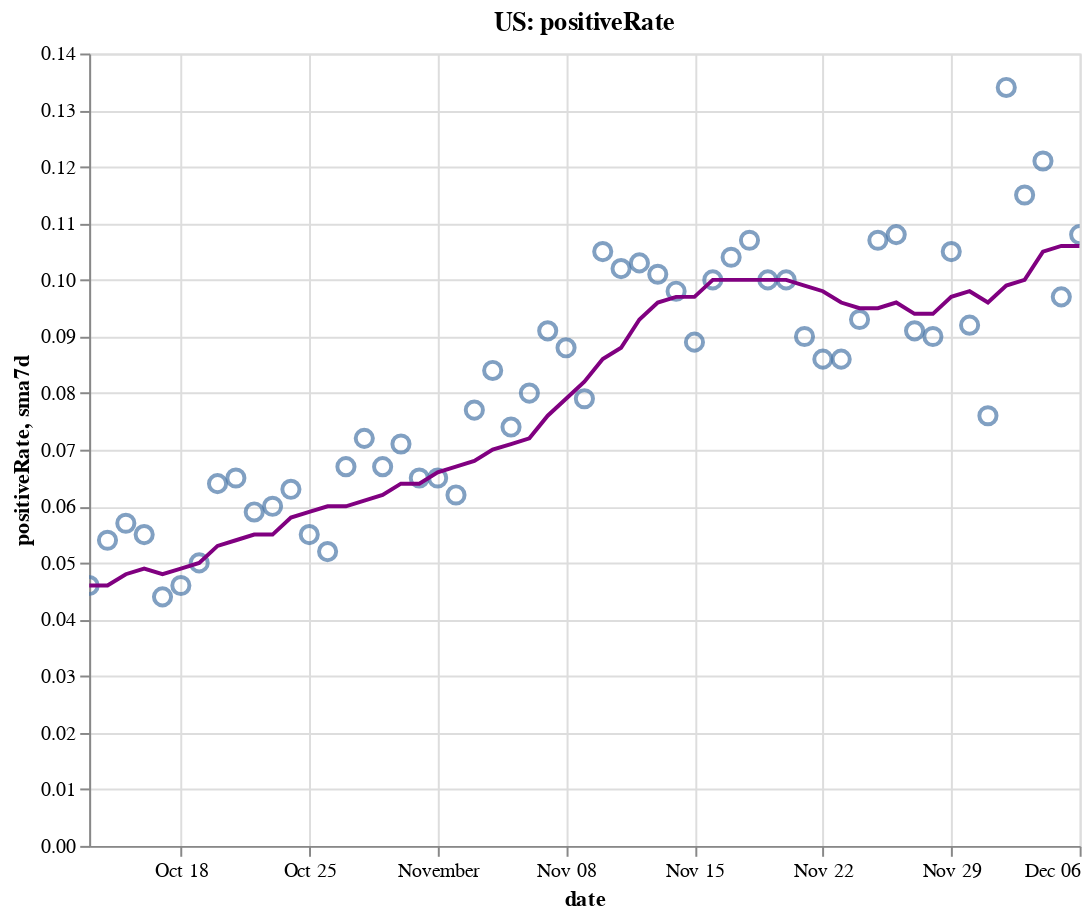

Notebook code cell kept with this figure:
### Code cell
create_plot(us, 'positiveRate')

### Figure 1 — Vega-Lite specification as saved in the notebook (floating-point values rounded to 4 significant figures)
{"config": {"view": {"continuousWidth": 400, "continuousHeight": 300}}, "layer": [{"layer": [{"mark": {"type": "point", "size": 75}, "encoding": {"tooltip": [{"type": "temporal", "field": "date"}, {"type": "quantitative", "field": "positiveRate"}, {"type": "quantitative", "field": "sma7d"}], "x": {"type": "temporal", "field": "date"}, "y": {"type": "quantitative", "field": "positiveRate"}}, "selection": {"selector004": {"type": "interval", "bind": "scales", "encodings": ["x", "y"]}}}, {"mark": {"type": "line", "color": "purple"}, "encoding": {"x": {"type": "temporal", "field": "date"}, "y": {"type": "quantitative", "field": "sma7d"}}}]}, {"mark": {"type": "rule", "color": "#aaa"}, "encoding": {"x": {"type": "temporal", "field": "date"}}, "transform": [{"filter": {"selection": "selector003"}}]}, {"mark": "circle", "encoding": {"opacity": {"condition": {"value": 1, "selection": "selector003"}, "value": 0}, "tooltip": [{"type": "temporal", "field": "date"}, {"type": "quantitative", "field": "positiveRate"}, {"type": "quantitative", "field": "sma7d"}], "x": {"type": "temporal", "field": "date"}, "y": {"type": "quantitative", "field": "positiveRate"}}, "selection": {"selector003": {"type": "single", "encodings": ["x"], "on": "mouseover", "nearest": true, "empty": "none"}}}, {"mark": {"type": "text", "align": "left", "dx": 5, "dy": -5, "stroke": "white", "strokeWidth": 2}, "encoding": {"text": {"type": "quantitative", "field": "positiveRate"}, "tooltip": [{"type": "temporal", "field": "date"}, {"type": "quantitative", "field": "positiveRate"}, {"type": "quantitative", "field": "sma7d"}], "x": {"type": "temporal", "field": "date"}, "y": {"type": "quantitative", "field": "positiveRate"}}, "transform": [{"filter": {"selection": "selector003"}}]}, {"mark": {"type": "text", "align": "left", "dx": 5, "dy": -5}, "encoding": {"text": {"type": "quantitative", "field": "positiveRate"}, "tooltip": [{"type": "temporal", "field": "date"}, {"type": "quantitative", "field": "positiveRate"}, {"type": "quantitative", "field": "sma7d"}], "x": {"type": "temporal", "field": "date"}, "y": {"type": "quantitative", "field": "positiveRate"}}, "transform": [{"filter": {"selection": "selector003"}}]}], "data": {"name": "data-190766c82b3f9bc8aca166a110e44544"}, "height": 400, "title": "US: positiveRate", "width": 500, "$schema": "https://vega.github.io/schema/vega-lite/v4.8.1.json", "datasets": {"data-190766c82b3f9bc8aca166a110e44544": [{"date": "2020-10-13T00:00:00", "totalTestResultsIncrease": 1052000.0, "positiveIncrease": 48590.0, "death": 207700.0, "deathIncrease": 698.0, "positiveRate": 0.046, "state": "US", "sma7d": 0.046}, {"date": "2020-10-14T00:00:00", "totalTestResultsIncrease": 1045000.0, "positiveIncrease": 56120.0, "death": 208500.0, "deathIncrease": 807.0, "positiveRate": 0.054, "state": "US", "sma7d": 0.046}, {"date": "2020-10-15T00:00:00", "totalTestResultsIncrease": 1109000.0, "positiveIncrease": 63390.0, "death": 209400.0, "deathIncrease": 930.0, "positiveRate": 0.057, "state": "US", "sma7d": 0.048}, {"date": "2020-10-16T00:00:00", "totalTestResultsIncrease": 1231000.0, "positiveIncrease": 68250.0, "death": 210300.0, "deathIncrease": 897.0, "positiveRate": 0.055, "state": "US", "sma7d": 0.049}, {"date": "2020-10-17T00:00:00", "totalTestResultsIncrease": 1299000.0, "positiveIncrease": 57330.0, "death": 211100.0, "deathIncrease": 773.0, "positiveRate": 0.044, "state": "US", "sma7d": 0.048}, {"date": "2020-10-18T00:00:00", "totalTestResultsIncrease": 1052000.0, "positiveIncrease": 48280.0, "death": 211500.0, "deathIncrease": 402.0, "positiveRate": 0.046, "state": "US", "sma7d": 0.049}, {"date": "2020-10-19T00:00:00", "totalTestResultsIncrease": 1135000.0, "positiveIncrease": 57110.0, "death": 212000.0, "deathIncrease": 456.0, "positiveRate": 0.05, "state": "US", "sma7d": 0.05}, {"date": "2020-10-20T00:00:00", "totalTestResultsIncrease": 952700.0, "positiveIncrease": 60550.0, "death": 212800.0, "deathIncrease": 837.0, "positiveRate": 0.064, "state": "US", "sma7d": 0.053}, {"date": "2020-10-21T00:00:00", "totalTestResultsIncrease": 941800.0, "positiveIncrease": 60960.0, "death": 213800.0, "deathIncrease": 1019.0, "positiveRate": 0.065, "state": "US", "sma7d": 0.054}, {"date": "2020-10-22T00:00:00", "totalTestResultsIncrease": 1230000.0, "positiveIncrease": 72840.0, "death": 214900.0, "deathIncrease": 1126.0, "positiveRate": 0.059, "state": "US", "sma7d": 0.055}, {"date": "2020-10-23T00:00:00", "totalTestResultsIncrease": 1383000.0, "positiveIncrease": 82330.0, "death": 215900.0, "deathIncrease": 934.0, "positiveRate": 0.06, "state": "US", "sma7d": 0.055}, {"date": "2020-10-24T00:00:00", "totalTestResultsIncrease": 1323000.0, "positiveIncrease": 83290.0, "death": 216800.0, "deathIncrease": 890.0, "positiveRate": 0.063, "state": "US", "sma7d": 0.058}, {"date": "2020-10-25T00:00:00", "totalTestResultsIncrease": 1188000.0, "positiveIncrease": 64890.0, "death": 217100.0, "deathIncrease": 382.0, "positiveRate": 0.055, "state": "US", "sma7d": 0.059}, {"date": "2020-10-26T00:00:00", "totalTestResultsIncrease": 1211000.0, "positiveIncrease": 62520.0, "death": 217500.0, "deathIncrease": 402.0, "positiveRate": 0.052, "state": "US", "sma7d": 0.06}, {"date": "2020-10-27T00:00:00", "totalTestResultsIncrease": 1071000.0, "positiveIncrease": 72080.0, "death": 218500.0, "deathIncrease": 919.0, "positiveRate": 0.067, "state": "US", "sma7d": 0.06}, {"date": "2020-10-28T00:00:00", "totalTestResultsIncrease": 1096000.0, "positiveIncrease": 78750.0, "death": 219500.0, "deathIncrease": 1044.0, "positiveRate": 0.072, "state": "US", "sma7d": 0.061}, {"date": "2020-10-29T00:00:00", "totalTestResultsIncrease": 1333000.0, "positiveIncrease": 88720.0, "death": 220500.0, "deathIncrease": 1037.0, "positiveRate": 0.067, "state": "US", "sma7d": 0.062}, {"date": "2020-10-30T00:00:00", "totalTestResultsIncrease": 1364000.0, "positiveIncrease": 97240.0, "death": 221500.0, "deathIncrease": 947.0, "positiveRate": 0.071, "state": "US", "sma7d": 0.064}, {"date": "2020-10-31T00:00:00", "totalTestResultsIncrease": 1390000.0, "positiveIncrease": 90580.0, "death": 222500.0, "deathIncrease": 963.0, "positiveRate": 0.065, "state": "US", "sma7d": 0.064}, {"date": "2020-11-01T00:00:00", "totalTestResultsIncrease": 1128000.0, "positiveIncrease": 73850.0, "death": 222900.0, "deathIncrease": 395.0, "positiveRate": 0.065, "state": "US", "sma7d": 0.066}, {"date": "2020-11-02T00:00:00", "totalTestResultsIncrease": 1327000.0, "positiveIncrease": 82050.0, "death": 223300.0, "deathIncrease": 491.0, "positiveRate": 0.062, "state": "US", "sma7d": 0.067}, {"date": "2020-11-03T00:00:00", "totalTestResultsIncrease": 1129000.0, "positiveIncrease": 86670.0, "death": 224900.0, "deathIncrease": 1514.0, "positiveRate": 0.077, "state": "US", "sma7d": 0.068}, {"date": "2020-11-04T00:00:00", "totalTestResultsIncrease": 1223000.0, "positiveIncrease": 103300.0, "death": 226000.0, "deathIncrease": 1117.0, "positiveRate": 0.084, "state": "US", "sma7d": 0.07}, {"date": "2020-11-05T00:00:00", "totalTestResultsIncrease": 1567000.0, "positiveIncrease": 116400.0, "death": 227100.0, "deathIncrease": 1146.0, "positiveRate": 0.074, "state": "US", "sma7d": 0.071}, {"date": "2020-11-06T00:00:00", "totalTestResultsIncrease": 1564000.0, "positiveIncrease": 125800.0, "death": 228300.0, "deathIncrease": 1173.0, "positiveRate": 0.08, "state": "US", "sma7d": 0.072}, {"date": "2020-11-07T00:00:00", "totalTestResultsIncrease": 1413000.0, "positiveIncrease": 129200.0, "death": 229400.0, "deathIncrease": 1119.0, "positiveRate": 0.091, "state": "US", "sma7d": 0.076}, {"date": "2020-11-08T00:00:00", "totalTestResultsIncrease": 1252000.0, "positiveIncrease": 110300.0, "death": 229900.0, "deathIncrease": 496.0, "positiveRate": 0.088, "state": "US", "sma7d": 0.079}, {"date": "2020-11-09T00:00:00", "totalTestResultsIncrease": 1516000.0, "positiveIncrease": 119400.0, "death": 230500.0, "deathIncrease": 577.0, "positiveRate": 0.079, "state": "US", "sma7d": 0.082}, {"date": "2020-11-10T00:00:00", "totalTestResultsIncrease": 1252000.0, "positiveIncrease": 131200.0, "death": 231800.0, "deathIncrease": 1360.0, "positiveRate": 0.105, "state": "US", "sma7d": 0.086}, {"date": "2020-11-11T00:00:00", "totalTestResultsIncrease": 1418000.0, "positiveIncrease": 144800.0, "death": 233400.0, "deathIncrease": 1563.0, "positiveRate": 0.102, "state": "US", "sma7d": 0.088}, {"date": "2020-11-12T00:00:00", "totalTestResultsIncrease": 1476000.0, "positiveIncrease": 152000.0, "death": 234500.0, "deathIncrease": 1119.0, "positiveRate": 0.103, "state": "US", "sma7d": 0.093}, {"date": "2020-11-13T00:00:00", "totalTestResultsIncrease": 1698000.0, "positiveIncrease": 172100.0, "death": 235800.0, "deathIncrease": 1268.0, "positiveRate": 0.101, "state": "US", "sma7d": 0.096}, {"date": "2020-11-14T00:00:00", "totalTestResultsIncrease": 1662000.0, "positiveIncrease": 163500.0, "death": 237100.0, "deathIncrease": 1331.0, "positiveRate": 0.098, "state": "US", "sma7d": 0.097}, {"date": "2020-11-15T00:00:00", "totalTestResultsIncrease": 1615000.0, "positiveIncrease": 144400.0, "death": 237800.0, "deathIncrease": 687.0, "positiveRate": 0.089, "state": "US", "sma7d": 0.097}, {"date": "2020-11-16T00:00:00", "totalTestResultsIncrease": 1487000.0, "positiveIncrease": 148900.0, "death": 238400.0, "deathIncrease": 619.0, "positiveRate": 0.1, "state": "US", "sma7d": 0.1}, {"date": "2020-11-17T00:00:00", "totalTestResultsIncrease": 1512000.0, "positiveIncrease": 156700.0, "death": 240000.0, "deathIncrease": 1555.0, "positiveRate": 0.104, "state": "US", "sma7d": 0.1}, {"date": "2020-11-18T00:00:00", "totalTestResultsIncrease": 1539000.0, "positiveIncrease": 164000.0, "death": 241900.0, "deathIncrease": 1864.0, "positiveRate": 0.107, "state": "US", "sma7d": 0.1}, {"date": "2020-11-19T00:00:00", "totalTestResultsIncrease": 1821000.0, "positiveIncrease": 182800.0, "death": 243800.0, "deathIncrease": 1967.0, "positiveRate": 0.1, "state": "US", "sma7d": 0.1}, {"date": "2020-11-20T00:00:00", "totalTestResultsIncrease": 1919000.0, "positiveIncrease": 192800.0, "death": 245700.0, "deathIncrease": 1884.0, "positiveRate": 0.1, "state": "US", "sma7d": 0.1}, {"date": "2020-11-21T00:00:00", "totalTestResultsIncrease": 2004000.0, "positiveIncrease": 179700.0, "death": 247200.0, "deathIncrease": 1512.0, "positiveRate": 0.09, "state": "US", "sma7d": 0.099}, {"date": "2020-11-22T00:00:00", "totalTestResultsIncrease": 1744000.0, "positiveIncrease": 150800.0, "death": 248100.0, "deathIncrease": 898.0, "positiveRate": 0.086, "state": "US", "sma7d": 0.098}, {"date": "2020-11-23T00:00:00", "totalTestResultsIncrease": 1759000.0, "positiveIncrease": 151000.0, "death": 249100.0, "deathIncrease": 955.0, "positiveRate": 0.086, "state": "US", "sma7d": 0.096}, {"date": "2020-11-24T00:00:00", "totalTestResultsIncrease": 1790000.0, "positiveIncrease": 167000.0, "death": 251100.0, "deathIncrease": 2066.0, "positiveRate": 0.093, "state": "US", "sma7d": 0.095}, {"date": "2020-11-25T00:00:00", "totalTestResultsIncrease": 1721000.0, "positiveIncrease": 183600.0, "death": 253400.0, "deathIncrease": 2289.0, "positiveRate": 0.107, "state": "US", "sma7d": 0.095}, {"date": "2020-11-26T00:00:00", "totalTestResultsIncrease": 1170000.0, "positiveIncrease": 126300.0, "death": 254800.0, "deathIncrease": 1336.0, "positiveRate": 0.108, "state": "US", "sma7d": 0.096}, {"date": "2020-11-27T00:00:00", "totalTestResultsIncrease": 2126000.0, "positiveIncrease": 193700.0, "death": 256100.0, "deathIncrease": 1372.0, "positiveRate": 0.091, "state": "US", "sma7d": 0.094}, {"date": "2020-11-28T00:00:00", "totalTestResultsIncrease": 1710000.0, "positiveIncrease": 154500.0, "death": 257400.0, "deathIncrease": 1245.0, "positiveRate": 0.09, "state": "US", "sma7d": 0.094}, {"date": "2020-11-29T00:00:00", "totalTestResultsIncrease": 1290000.0, "positiveIncrease": 135200.0, "death": 258200.0, "deathIncrease": 803.0, "positiveRate": 0.105, "state": "US", "sma7d": 0.097}, {"date": "2020-11-30T00:00:00", "totalTestResultsIncrease": 1603000.0, "positiveIncrease": 147600.0, "death": 259300.0, "deathIncrease": 1136.0, "positiveRate": 0.092, "state": "US", "sma7d": 0.098}, {"date": "2020-12-01T00:00:00", "totalTestResultsIncrease": 2341000.0, "positiveIncrease": 176800.0, "death": 261800.0, "deathIncrease": 2473.0, "positiveRate": 0.076, "state": "US", "sma7d": 0.096}, {"date": "2020-12-02T00:00:00", "totalTestResultsIncrease": 1459000.0, "positiveIncrease": 195800.0, "death": 264500.0, "deathIncrease": 2733.0, "positiveRate": 0.134, "state": "US", "sma7d": 0.099}, {"date": "2020-12-03T00:00:00", "totalTestResultsIncrease": 1828000.0, "positiveIncrease": 210200.0, "death": 267200.0, "deathIncrease": 2706.0, "positiveRate": 0.115, "state": "US", "sma7d": 0.1}, {"date": "2020-12-04T00:00:00", "totalTestResultsIncrease": 1855000.0, "positiveIncrease": 224800.0, "death": 269800.0, "deathIncrease": 2563.0, "positiveRate": 0.121, "state": "US", "sma7d": 0.105}, {"date": "2020-12-05T00:00:00", "totalTestResultsIncrease": 2170000.0, "positiveIncrease": 211100.0, "death": 272200.0, "deathIncrease": 2445.0, "positiveRate": 0.097, "state": "US", "sma7d": 0.106}, {"date": "2020-12-06T00:00:00", "totalTestResultsIncrease": 1624000.0, "positiveIncrease": 176000.0, "death": 273200.0, "deathIncrease": 1138.0, "positiveRate": 0.108, "state": "US", "sma7d": 0.106}]}}
